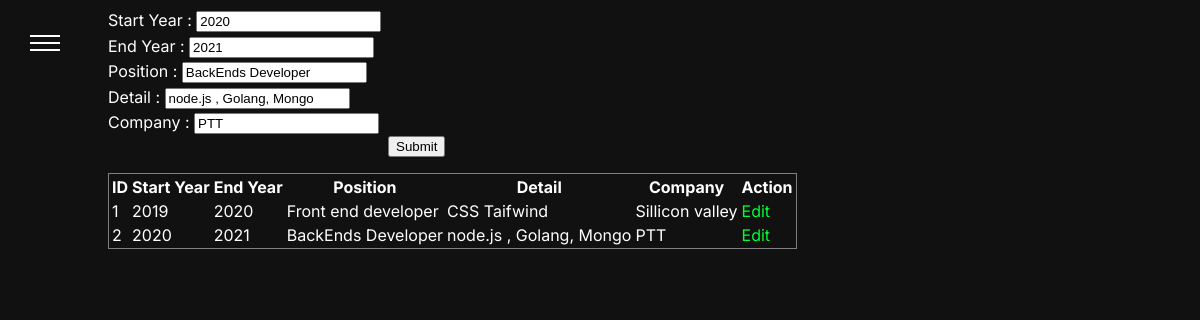
Page /user/experience.php?action=edit&id=2 (signed in) on the committed database.
### tables this page shows
CREATE TABLE `experiences` (
  `id` int(11) NOT NULL,
  `start_year` int(11) NOT NULL,
  `end_year` int(11) NOT NULL,
  `position` varchar(25) NOT NULL,
  `detail` varchar(255) DEFAULT NULL,
  `company_name` varchar(25) NOT NULL,
  `user_id` int(11) NOT NULL
);

### user/experience.php (the view, shortened to what this page needs)
<?php
include "checklogin.php";
$start_year =0;
$end_year = 0;
$position="";
$detail ="";
$company_name = "";
        try {
            if(isset($_GET['action'])){
                $id=$_GET['id'];
                $sql="Select * from experiences where id=:id";
                $stmt=$conn->prepare($sql);
                $stmt->bindParam(':id',$id);
                $stmt->execute();
                $row=$stmt->fetch(PDO::FETCH_ASSOC);
                if (!empty($row)){
                    $start_year=$row['start_year'];
                    $end_year=$row['end_year'];
                    $position=$row['position'];
                    $detail=$row['detail'];
                    $company_name=$row['company_name'];
                    }
                    }
                    $sql="Select * from experiences ";
                    $stmt=$conn->prepare($sql);
                    $stmt->execute();
                    $experiences=$stmt->fetchAll(PDO::FETCH_ASSOC);
                    }catch(PDOException $e){
                        echo "error".$e->getMessage();
                        }
                        ?>
<html>
    <head>
  <?php include "css.php" ?>
</head>
<body>
    <?php include "menu.php" ?>
    <div style="margin-left:100px;">
<form action="" method="POST">
    <label>Start Year : </label>
    <input type="number" name="start_year" value="<?php echo($start_year);?>">
    <br>
    <label>End Year : </label>
    <input type="number" name="end_year" value="<?php echo($end_year);?>">
    <br>
    <label>Position : </label>
    <input type="text" name="position" value="<?php echo($position);?>">
    <br>
    <label>Detail : </label>
    <input type="text" name="detail" value="<?php echo($detail);?>">
    <br>
    <label>Company : </label>
    <input type="text" name="company_name" value="<?php echo($company_name);?>">
    <br>
    <button style="margin-left:280px;">Submit</button>
</form>
 <table style="border: 1px solid gray;">
            <tr>
               <th>ID</th>
                <th>Start Year</th>
                <th>End Year</th>
                <th>Position</th>
                <th>Detail</th>
                <th>Company</th>
                <th>Action</th>
            </tr>
            <?php if (!empty($experiences)) { ?>
                <?php foreach ($experiences as $index => $experience): ?>
                    <tr>
                        <td><?php echo htmlspecialchars($experience['id']);?> </td>
                        <td><?php echo htmlspecialchars($experience['start_year']);?> </td>
                        <td><?php echo htmlspecialchars($experience['end_year']);?> </td>
                        <td><?php echo htmlspecialchars($experience['position']);?> </td>
                        <td><?php echo htmlspecialchars($experience['detail']);?> </td>
                        <td><?php echo htmlspecialchars($experience['company_name']);?> </td>
                        <td>
                            <a href="experience.php?action=edit&id=<?php echo htmlspecialchars($experience['id']);?>">Edit</a>
                        </td>
                    </tr>
                <?php endforeach;?>
               <?php } else {?>
               <?php echo "ไม่พบข้อมูล";?>
              <?php }?>
        </table>
                </div>
</body>
</html>

### user/css/template_cv1.css (style rules this page uses)
:root { --bg: #111111; --card: #333333; --text-white: #ffffff; --text-gray: #aaaaaa; --border: #444444; --nav-h: 60px; }
html { scroll-behavior: smooth; }
body { font-family: 'Inter', sans-serif; background: var(--bg); color: var(--text-white); line-height: 1.6; display: flex; flex-direction: column; min-height: 100vh; background-image: url('https://depositphotos-blog.s3.eu-west-1.amazonaws.com/uploads/2017/07/Soothing-nature-backgrounds-2.jpg'); background-repeat: no-repeat;background-size: cover; }
a { text-decoration: none; transition: color 0.3s ease; }
a:link { color: rgb(0, 255, 55); }

### rows in the picture
experiences: start_year "2020", end_year "2021", position "BackEnds Developer", detail "node.js , Golang, Mongo", company_name "PTT", id "2"
experiences: id "1", start_year "2019", end_year "2020", position "Front end developer", detail "CSS Taifwind", company_name "Sillicon valley"
